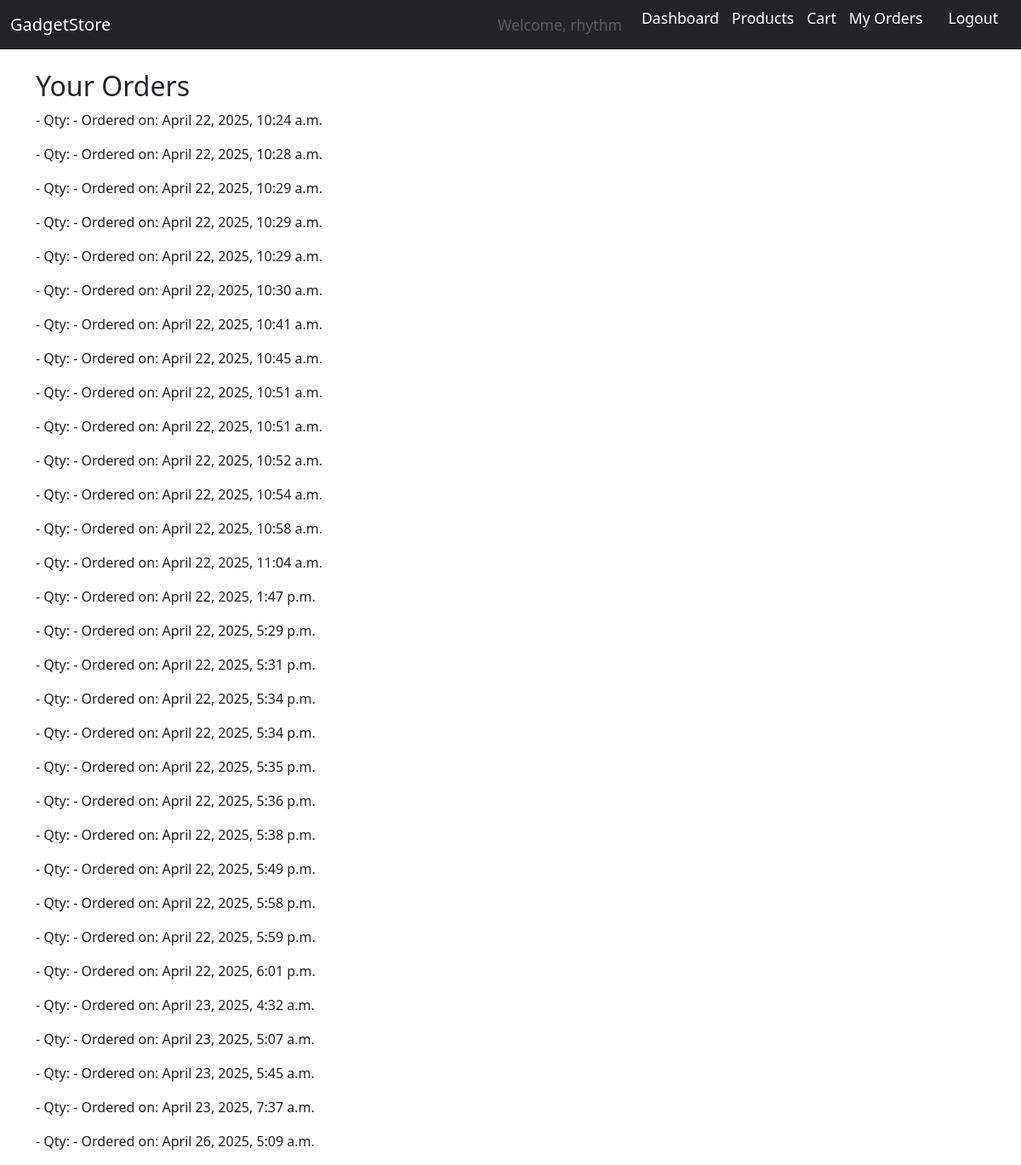
Page /orders/ (signed in) on the committed database.
### store/models.py (models this page shows, shortened)
class Order(models.Model):
    user = models.ForeignKey(User, on_delete=models.CASCADE)
    total = models.DecimalField(max_digits=10, decimal_places=2, default=Decimal('0.00'))
    ordered_at = models.DateTimeField(auto_now_add=True)

### store/views.py (the view)
# urls.py: path('orders/', views.orders_view, name='orders'),
@login_required
def orders_view(request):
    orders = Order.objects.filter(user=request.user)
    return render(request, 'store/orders.html', {'orders': orders})

### store/templates/store/orders.html
{% extends 'store/base.html' %}
{% block content %}
<h2>Your Orders</h2>
{% for order in orders %}
  <p>{{ order.product.name }} - Qty: {{ order.quantity }} - Ordered on: {{ order.ordered_at }}</p>
{% empty %}
  <p>No orders placed yet.</p>
{% endfor %}
{% endblock %}

### store/templates/store/base.html (shortened to what this page needs)
<!DOCTYPE html>
<html lang="en">
<head>
    <link href="https://cdn.jsdelivr.net/npm/bootstrap@5.3.0/dist/css/bootstrap.min.css" rel="stylesheet">
</head>
<body>
<nav class="navbar navbar-expand-lg navbar-dark bg-dark mb-4">
    <div class="container-fluid">
        <a class="navbar-brand" href="{% url 'home' %}">GadgetStore</a>
        <div class="collapse navbar-collapse" id="navbarNav">
            <ul class="navbar-nav ms-auto">
                {% if user.is_authenticated %}
                    <li class="nav-item">
                        <a class="nav-link disabled">Welcome, {{ user.username }}</a>
                    </li>
                    <li><a href="{% url 'dashboard' %}">Dashboard</a></li>
                    <li><a href="{% url 'products' %}">Products</a></li>
                    <li><a href="{% url 'cart' %}">Cart</a></li>
                    <li style="display: inline; margin-right: 15px;">
                        <a href="{% url 'order_history' %}" style="text-decoration: none; color: white; font-size: 1.1rem;">My Orders</a>
                    </li>
                    <form action="{% url 'logout' %}" method="post" style="display:inline;">
                        <button type="submit" class="btn btn-link nav-link" style="padding: 0; color: white;">Logout</button>
                    </form>
                {% endif %}
            </ul>
        </div>
    </div>
</nav>
<div class="container">
    {% block content %}
    {% endblock %}
</div>
</body>
</html>

### store/templates/store/base.html (style rules this page uses)
.nav-link, .navbar-nav li a { text-decoration: none !important; color: white; font-size: 1.1rem; margin-right: 15px; }
.navbar-nav li { display: inline; }

### rows in the picture
Order: ordered_at "April 22, 2025, 10:24 a.m."
Order: ordered_at "April 22, 2025, 10:28 a.m."
Order: ordered_at "April 22, 2025, 10:29 a.m."
Order: ordered_at "April 22, 2025, 10:29 a.m."
Order: ordered_at "April 22, 2025, 10:29 a.m."
Order: ordered_at "April 22, 2025, 10:30 a.m."
Order: ordered_at "April 22, 2025, 10:41 a.m."
Order: ordered_at "April 22, 2025, 10:45 a.m."
Order: ordered_at "April 22, 2025, 10:51 a.m."
Order: ordered_at "April 22, 2025, 10:51 a.m."
Order: ordered_at "April 22, 2025, 10:52 a.m."
Order: ordered_at "April 22, 2025, 10:54 a.m."
Order: ordered_at "April 22, 2025, 10:58 a.m."
Order: ordered_at "April 22, 2025, 11:04 a.m."
Order: ordered_at "April 22, 2025, 1:47 p.m."
Order: ordered_at "April 22, 2025, 5:29 p.m."
Order: ordered_at "April 22, 2025, 5:31 p.m."
Order: ordered_at "April 22, 2025, 5:34 p.m."
Order: ordered_at "April 22, 2025, 5:34 p.m."
Order: ordered_at "April 22, 2025, 5:35 p.m."
Order: ordered_at "April 22, 2025, 5:36 p.m."
Order: ordered_at "April 22, 2025, 5:38 p.m."
Order: ordered_at "April 22, 2025, 5:49 p.m."
Order: ordered_at "April 22, 2025, 5:58 p.m."
Order: ordered_at "April 22, 2025, 5:59 p.m."
Order: ordered_at "April 22, 2025, 6:01 p.m."
Order: ordered_at "April 23, 2025, 4:32 a.m."
Order: ordered_at "April 23, 2025, 5:07 a.m."
Order: ordered_at "April 23, 2025, 5:45 a.m."
Order: ordered_at "April 23, 2025, 7:37 a.m."
Order: ordered_at "April 26, 2025, 5:09 a.m."

### other values in the picture
{{ user.username }} "rhythm"
